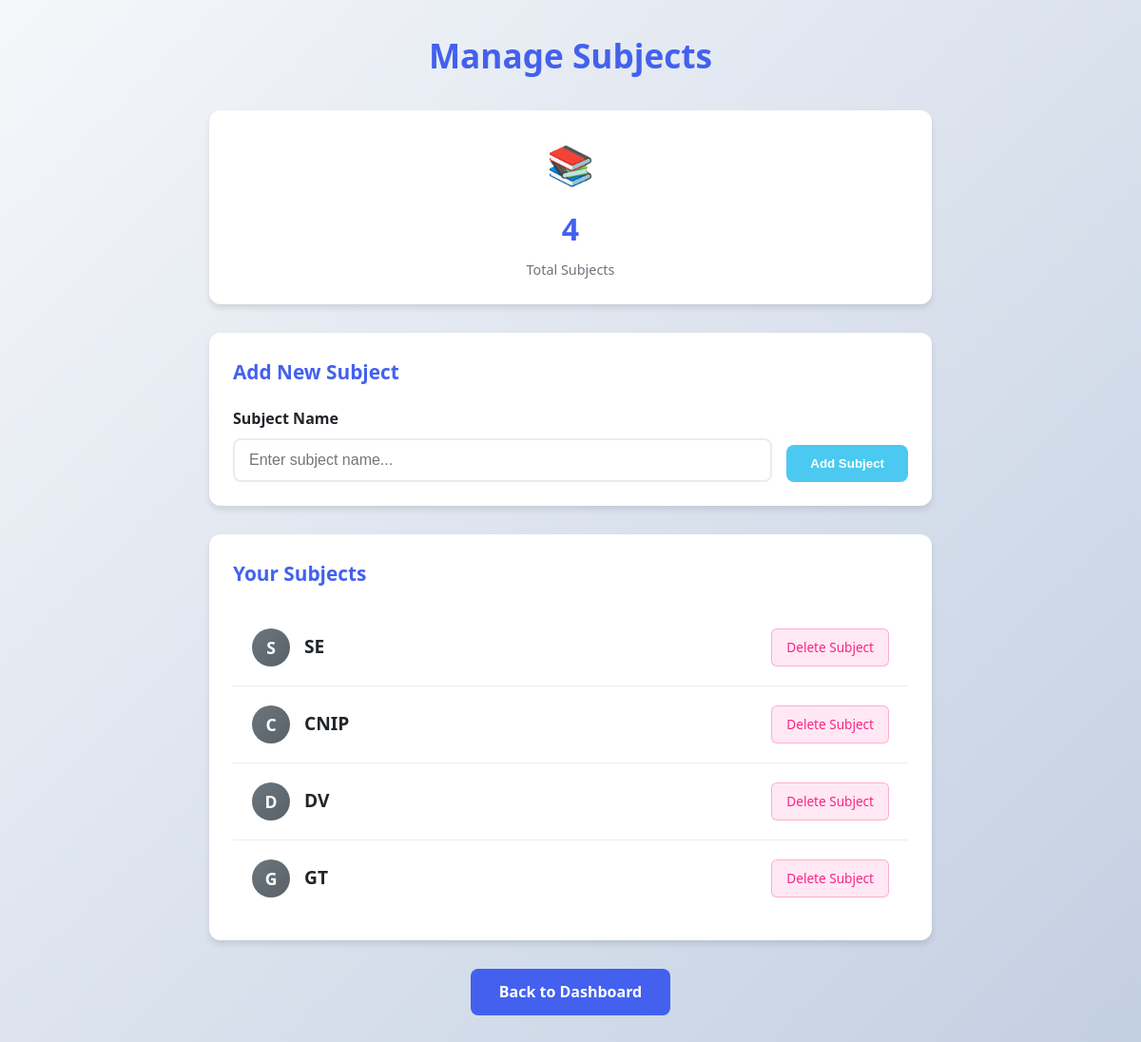
/subjects (signed in), run on the app's committed database.
### tables this page shows
CREATE TABLE subjects (
            id INTEGER PRIMARY KEY AUTOINCREMENT,
            user_id INTEGER NOT NULL,
            name TEXT NOT NULL,
            FOREIGN KEY(user_id) REFERENCES users(id) ON DELETE CASCADE
        );

### app.py (the view)
@app.route('/subjects', methods=['GET', 'POST'])
@login_required
def manage_subjects():
    conn = sqlite3.connect('database.db')
    c = conn.cursor()
    if request.method == 'POST':
        subject_name = request.form['name']
        c.execute("INSERT INTO subjects (user_id, name) VALUES (?, ?)", (current_user.id, subject_name))
        conn.commit()
        flash("Subject added successfully!", "success")
    c.execute("SELECT * FROM subjects WHERE user_id = ?", (current_user.id,))
    subjects_list = c.fetchall()
    conn.close()
    return render_template('subjects.html', subjects=subjects_list)

### app.py (called while the page is built)
@login_manager.user_loader
def load_user(user_id):
    conn = sqlite3.connect('database.db')
    c = conn.cursor()
    c.execute("SELECT * FROM users WHERE id = ?", (user_id,))
    user = c.fetchone()
    conn.close()
    if user:
        return User(user[0], user[1], user[2])
    return None

### templates/subjects.html (shortened to what this page needs)
<!DOCTYPE html>
<html>
<head>
    <link rel="stylesheet" type="text/css" href="{{ url_for('static', filename='style.css') }}">
</head>
<body class="subjects-page">
    <div class="subjects-container">
        <h2>Manage Subjects</h2>
        <div class="subjects-stats">
            <div class="stat-card">
                <div class="stat-icon">📚</div>
                <div class="stat-number">{{ subjects|length }}</div>
                <div class="stat-label">Total Subjects</div>
            </div>
        </div>
        <section class="add-subject-section">
            <h3>Add New Subject</h3>
            <form method="post" class="add-subject-form">
                <div class="subject-input-group">
                    <label class="form-label">Subject Name</label>
                    <input type="text" name="name" placeholder="Enter subject name..." class="subject-input" required>
                </div>
                <button type="submit" class="add-subject-btn">Add Subject</button>
            </form>
        </section>
        <section class="subjects-list-section">
            <h3>Your Subjects</h3>
            {% if subjects %}
            <ul class="subjects-list">
                {% for sub in subjects %}
                <li class="subject-item">
                    <div class="subject-info">
                        <div class="subject-icon {{ sub[2].lower().split(' ')[0] if sub[2].lower().split(' ')[0] in ['math', 'science', 'english', 'history', 'art'] else 'default' }}">
                            {{ sub[2][0].upper() }}
                        </div>
                        <div class="subject-name">{{ sub[2] }}</div>
                    </div>
                    <div class="subject-actions">
                        <a href="{{ url_for('delete_subject', subject_id=sub[0]) }}"
                           class="delete-subject-btn"
                           onclick="return confirm('Are you sure you want to delete this subject? All assignments in this subject will also be deleted.');">
                            Delete Subject
                        </a>
                    </div>
                </li>
                {% endfor %}
            </ul>
            {% else %}
            <div class="empty-state">
                <i>📚</i>
                <h4>No subjects yet</h4>
                <p>Add your first subject using the form above!</p>
            </div>
            {% endif %}
        </section>
        <div class="back-link">
            <a href="/dashboard" class="back-btn">Back to Dashboard</a>
        </div>
    </div>
</body>
</html>

### static/style.css (style rules this page uses)
:root { --primary: #4361ee; --primary-dark: #3a56d4; --secondary: #7209b7; --success: #4cc9f0; --success-dark: #38b2d6; --danger: #f72585; --warning: #f8961e; --info: #4895ef; --light: #f8f9fa; --dark: #212529; --gray: #6c757d; --light-gray: #e9ecef; --border-radius: 10px; --box-shadow: 0 4px 6px rgba(0, 0, 0, 0.1); --transition: all 0.3s ease; }
* { margin: 0; padding: 0; box-sizing: border-box; }
body { font-family: 'Segoe UI', Tahoma, Geneva, Verdana, sans-serif; background: linear-gradient(135deg, #f5f7fa 0%, #c3cfe2 100%); color: var(--dark); line-height: 1.6; min-height: 100vh; padding: 20px; }
.stat-label { font-size: 0.9rem; color: var(--gray); font-weight: 500; }
.stat-number { font-size: 1.5rem; font-weight: 700; color: #1a202c; margin-bottom: 0.25rem; }
.stat-label { font-size: 0.875rem; color: #718096; }
.form-label { font-size: 0.9rem; color: var(--gray, #6c757d); margin-bottom: 5px; font-weight: 500; }
.back-link { text-align: center; margin-top: 30px; }
.back-btn { display: inline-block; padding: 12px 30px; background: var(--primary, #4361ee); color: white; text-decoration: none; border-radius: 8px; font-weight: 600; transition: all 0.3s ease; }
body.subjects-page { font-family: 'Segoe UI', Tahoma, Geneva, Verdana, sans-serif; margin: 0; padding: 0; background: linear-gradient(135deg, #f5f7fa 0%, #c3cfe2 100%); min-height: 100vh; }
.subjects-container { max-width: 800px; margin: 0 auto; padding: 30px 20px; }
.subjects-page h2 { color: var(--primary, #4361ee); font-size: 2.2rem; font-weight: 700; margin-bottom: 30px; text-align: center; }
.add-subject-section { background: white; padding: 25px; border-radius: 12px; box-shadow: var(--box-shadow, 0 4px 6px rgba(0, 0, 0, 0.1)); margin-bottom: 30px; }
.add-subject-section h3 { color: var(--primary, #4361ee); margin-bottom: 20px; font-size: 1.3rem; }
.add-subject-form { display: flex; gap: 15px; align-items: end; }
.subject-input-group { flex: 1; display: flex; flex-direction: column; }
.subject-input { padding: 12px 15px; border: 2px solid var(--light-gray, #e9ecef); border-radius: 8px; font-size: 1rem; transition: all 0.3s ease; background: white; }
.add-subject-btn { padding: 12px 25px; background: var(--success, #4cc9f0); color: white; border: none; border-radius: 8px; font-weight: 600; cursor: pointer; transition: all 0.3s ease; white-space: nowrap; }
.subjects-list-section { background: white; padding: 25px; border-radius: 12px; box-shadow: var(--box-shadow, 0 4px 6px rgba(0, 0, 0, 0.1)); margin-bottom: 30px; }
.subjects-list-section h3 { color: var(--primary, #4361ee); margin-bottom: 20px; font-size: 1.3rem; }
.subjects-list { list-style: none; padding: 0; margin: 0; }
.subject-item { display: flex; justify-content: space-between; align-items: center; padding: 20px; border-bottom: 1px solid var(--light-gray, #e9ecef); transition: all 0.3s ease; }
.subject-item:last-child { border-bottom: none; }
.subject-info { display: flex; align-items: center; gap: 15px; }
.subject-icon { width: 40px; height: 40px; border-radius: 50%; background: linear-gradient(135deg, var(--primary, #4361ee), var(--secondary, #7209b7)); display: flex; align-items: center; justify-content: center; color: white; font-weight: bold; font-size: 1.1rem; }
.subject-name { font-size: 1.2rem; font-weight: 600; color: var(--dark, #212529); }
.subject-actions { display: flex; gap: 10px; }
.delete-subject-btn { padding: 8px 15px; background: rgba(247, 37, 133, 0.1); color: var(--danger, #f72585); border: 1px solid rgba(247, 37, 133, 0.3); border-radius: 6px; font-size: 0.85rem; font-weight: 500; cursor: pointer; transition: all 0.3s ease; text-decoration: none; display: inline-block; text-align: center; }
.subjects-stats { display: grid; grid-template-columns: repeat(auto-fit, minmax(200px, 1fr)); gap: 20px; margin-bottom: 30px; }
.stat-card { background: white; padding: 25px; border-radius: 12px; box-shadow: var(--box-shadow, 0 4px 6px rgba(0, 0, 0, 0.1)); text-align: center; transition: all 0.3s ease; }
.stat-icon { font-size: 2.5rem; margin-bottom: 10px; }
.stat-number { font-size: 2rem; font-weight: 700; color: var(--primary, #4361ee); margin-bottom: 5px; }
.stat-label { font-size: 0.9rem; color: var(--gray, #6c757d); font-weight: 500; }
.subject-icon.default { background: linear-gradient(135deg, #6c757d, #5a6268); }
.form-label { display: block; font-size: 1rem; color: var(--dark, #212529); margin-bottom: 8px; font-weight: 600; }

### data on the page
subjects: name "S", name "SE"
subjects: name "C", name "CNIP"
subjects: name "D", name "DV"
subjects: name "G", name "GT"

### other printed values
{{ subjects|length }} "4"
